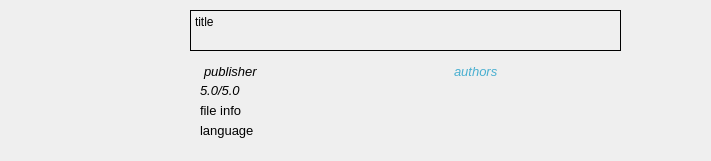
<?xml version="1.0" encoding="UTF-8"?>
<ui version="4.0">
 <class>BookInfoItem</class>
 <widget class="QWidget" name="BookInfoItem">
  <property name="geometry">
   <rect>
    <x>0</x>
    <y>0</y>
    <width>711</width>
    <height>161</height>
   </rect>
  </property>
  <property name="windowTitle">
   <string>Form</string>
  </property>
  <widget class="QWidget" name="wgt_book_item" native="true">
   <property name="geometry">
    <rect>
     <x>0</x>
     <y>0</y>
     <width>711</width>
     <height>161</height>
    </rect>
   </property>
   <widget class="QWidget" name="wgt_book_cover" native="true">
    <property name="geometry">
     <rect>
      <x>5</x>
      <y>10</y>
      <width>101</width>
      <height>141</height>
     </rect>
    </property>
    <widget class="QLabel" name="lb_book_cover">
     <property name="geometry">
      <rect>
       <x>0</x>
       <y>0</y>
       <width>100</width>
       <height>141</height>
      </rect>
     </property>
     <property name="cursor">
      <cursorShape>PointingHandCursor</cursorShape>
     </property>
     <property name="styleSheet">
      <string notr="true">#label {
	padding: 1px;
	border: 1px solid black;
}</string>
     </property>
     <property name="text">
      <string/>
     </property>
     <property name="scaledContents">
      <bool>true</bool>
     </property>
    </widget>
   </widget>
   <widget class="QWidget" name="wgt_book_main_info" native="true">
    <property name="geometry">
     <rect>
      <x>170</x>
      <y>10</y>
      <width>451</width>
      <height>91</height>
     </rect>
    </property>
    <widget class="QLabel" name="lb_book_rating_icon">
     <property name="geometry">
      <rect>
       <x>0</x>
       <y>70</y>
       <width>21</width>
       <height>21</height>
      </rect>
     </property>
     <property name="cursor">
      <cursorShape>PointingHandCursor</cursorShape>
     </property>
     <property name="styleSheet">
      <string notr="true">#lb_book_rating_icon {
	padding: 1px;
}</string>
     </property>
     <property name="text">
      <string/>
     </property>
     <property name="pixmap">
      <pixmap resource="image.qrc">:/:/res/image/rating.png</pixmap>
     </property>
     <property name="scaledContents">
      <bool>true</bool>
     </property>
    </widget>
    <widget class="QTextBrowser" name="tb_book_authors">
     <property name="geometry">
      <rect>
       <x>280</x>
       <y>50</y>
       <width>171</width>
       <height>21</height>
      </rect>
     </property>
     <property name="cursor" stdset="0">
      <cursorShape>PointingHandCursor</cursorShape>
     </property>
     <property name="styleSheet">
      <string notr="true">#tb_book_authors {
	background: rgba(0,0,0,0);
	color: #49AFD0;
}</string>
     </property>
     <property name="frameShape">
      <enum>QFrame::NoFrame</enum>
     </property>
     <property name="verticalScrollBarPolicy">
      <enum>Qt::ScrollBarAlwaysOff</enum>
     </property>
     <property name="horizontalScrollBarPolicy">
      <enum>Qt::ScrollBarAlwaysOff</enum>
     </property>
     <property name="tabChangesFocus">
      <bool>false</bool>
     </property>
     <property name="html">
      <string>&lt;!DOCTYPE HTML PUBLIC &quot;-//W3C//DTD HTML 4.0//EN&quot; &quot;http://www.w3.org/TR/REC-html40/strict.dtd&quot;&gt;
&lt;html&gt;&lt;head&gt;&lt;meta name=&quot;qrichtext&quot; content=&quot;1&quot; /&gt;&lt;meta charset=&quot;utf-8&quot; /&gt;&lt;style type=&quot;text/css&quot;&gt;
p, li { white-space: pre-wrap; }
hr { height: 1px; border-width: 0; }
li.unchecked::marker { content: &quot;\2610&quot;; }
li.checked::marker { content: &quot;\2612&quot;; }
&lt;/style&gt;&lt;/head&gt;&lt;body style=&quot; font-family:'Microsoft YaHei UI'; font-size:9pt; font-weight:400; font-style:normal;&quot;&gt;
&lt;p style=&quot; margin-top:0px; margin-bottom:0px; margin-left:0px; margin-right:0px; -qt-block-indent:0; text-indent:0px;&quot;&gt;&lt;span style=&quot; font-size:10pt; font-style:italic;&quot;&gt;authors&lt;/span&gt;&lt;/p&gt;&lt;/body&gt;&lt;/html&gt;</string>
     </property>
    </widget>
    <widget class="QTextBrowser" name="tb_book_publisher">
     <property name="geometry">
      <rect>
       <x>30</x>
       <y>50</y>
       <width>171</width>
       <height>21</height>
      </rect>
     </property>
     <property name="cursor" stdset="0">
      <cursorShape>PointingHandCursor</cursorShape>
     </property>
     <property name="styleSheet">
      <string notr="true">#tb_book_publisher {
	background: rgba(0,0,0,0);
}</string>
     </property>
     <property name="frameShape">
      <enum>QFrame::NoFrame</enum>
     </property>
     <property name="verticalScrollBarPolicy">
      <enum>Qt::ScrollBarAlwaysOff</enum>
     </property>
     <property name="horizontalScrollBarPolicy">
      <enum>Qt::ScrollBarAlwaysOff</enum>
     </property>
     <property name="tabChangesFocus">
      <bool>false</bool>
     </property>
     <property name="html">
      <string>&lt;!DOCTYPE HTML PUBLIC &quot;-//W3C//DTD HTML 4.0//EN&quot; &quot;http://www.w3.org/TR/REC-html40/strict.dtd&quot;&gt;
&lt;html&gt;&lt;head&gt;&lt;meta name=&quot;qrichtext&quot; content=&quot;1&quot; /&gt;&lt;meta charset=&quot;utf-8&quot; /&gt;&lt;style type=&quot;text/css&quot;&gt;
p, li { white-space: pre-wrap; }
hr { height: 1px; border-width: 0; }
li.unchecked::marker { content: &quot;\2610&quot;; }
li.checked::marker { content: &quot;\2612&quot;; }
&lt;/style&gt;&lt;/head&gt;&lt;body style=&quot; font-family:'Microsoft YaHei UI'; font-size:9pt; font-weight:400; font-style:normal;&quot;&gt;
&lt;p style=&quot; margin-top:0px; margin-bottom:0px; margin-left:0px; margin-right:0px; -qt-block-indent:0; text-indent:0px;&quot;&gt;&lt;span style=&quot; font-size:10pt; font-style:italic;&quot;&gt;publisher&lt;/span&gt;&lt;/p&gt;&lt;/body&gt;&lt;/html&gt;</string>
     </property>
    </widget>
    <widget class="QLabel" name="lb_book_title_icon">
     <property name="geometry">
      <rect>
       <x>1</x>
       <y>0</y>
       <width>16</width>
       <height>41</height>
      </rect>
     </property>
     <property name="text">
      <string/>
     </property>
     <property name="pixmap">
      <pixmap resource="image.qrc">:/:/res/image/title_slim.png</pixmap>
     </property>
     <property name="scaledContents">
      <bool>true</bool>
     </property>
    </widget>
    <widget class="QLabel" name="lb_book_authors_icon">
     <property name="geometry">
      <rect>
       <x>250</x>
       <y>50</y>
       <width>21</width>
       <height>21</height>
      </rect>
     </property>
     <property name="text">
      <string/>
     </property>
     <property name="pixmap">
      <pixmap resource="image.qrc">:/:/res/image/authors.png</pixmap>
     </property>
     <property name="scaledContents">
      <bool>true</bool>
     </property>
    </widget>
    <widget class="QLabel" name="lb_book_publisher_icon">
     <property name="geometry">
      <rect>
       <x>0</x>
       <y>50</y>
       <width>21</width>
       <height>21</height>
      </rect>
     </property>
     <property name="text">
      <string/>
     </property>
     <property name="pixmap">
      <pixmap resource="image.qrc">:/:/res/image/publisher.png</pixmap>
     </property>
     <property name="scaledContents">
      <bool>true</bool>
     </property>
    </widget>
    <widget class="QTextBrowser" name="tb_book_title">
     <property name="geometry">
      <rect>
       <x>20</x>
       <y>0</y>
       <width>431</width>
       <height>41</height>
      </rect>
     </property>
     <property name="styleSheet">
      <string notr="true">#tb_book_title {
	background: rgba(0,0,0,0);
	border: 1px solid black
}</string>
     </property>
     <property name="frameShape">
      <enum>QFrame::NoFrame</enum>
     </property>
     <property name="verticalScrollBarPolicy">
      <enum>Qt::ScrollBarAlwaysOff</enum>
     </property>
     <property name="horizontalScrollBarPolicy">
      <enum>Qt::ScrollBarAlwaysOff</enum>
     </property>
     <property name="tabChangesFocus">
      <bool>false</bool>
     </property>
     <property name="html">
      <string>&lt;!DOCTYPE HTML PUBLIC &quot;-//W3C//DTD HTML 4.0//EN&quot; &quot;http://www.w3.org/TR/REC-html40/strict.dtd&quot;&gt;
&lt;html&gt;&lt;head&gt;&lt;meta name=&quot;qrichtext&quot; content=&quot;1&quot; /&gt;&lt;meta charset=&quot;utf-8&quot; /&gt;&lt;style type=&quot;text/css&quot;&gt;
p, li { white-space: pre-wrap; }
hr { height: 1px; border-width: 0; }
li.unchecked::marker { content: &quot;\2610&quot;; }
li.checked::marker { content: &quot;\2612&quot;; }
&lt;/style&gt;&lt;/head&gt;&lt;body style=&quot; font-family:'Microsoft YaHei UI'; font-size:9pt; font-weight:400; font-style:normal;&quot;&gt;
&lt;p style=&quot; margin-top:0px; margin-bottom:0px; margin-left:0px; margin-right:0px; -qt-block-indent:0; text-indent:0px;&quot;&gt;title&lt;/p&gt;&lt;/body&gt;&lt;/html&gt;</string>
     </property>
    </widget>
    <widget class="QLabel" name="lb_book_ratiing">
     <property name="geometry">
      <rect>
       <x>30</x>
       <y>70</y>
       <width>91</width>
       <height>21</height>
      </rect>
     </property>
     <property name="font">
      <font>
       <pointsize>10</pointsize>
       <italic>true</italic>
       <bold>false</bold>
      </font>
     </property>
     <property name="cursor">
      <cursorShape>IBeamCursor</cursorShape>
     </property>
     <property name="styleSheet">
      <string notr="true">#lb_book_rating {
	color: #49AFD0
}</string>
     </property>
     <property name="text">
      <string>5.0/5.0</string>
     </property>
     <property name="scaledContents">
      <bool>false</bool>
     </property>
    </widget>
   </widget>
   <widget class="QWidget" name="wgt_book_sub_info" native="true">
    <property name="geometry">
     <rect>
      <x>170</x>
      <y>100</y>
      <width>451</width>
      <height>51</height>
     </rect>
    </property>
    <widget class="QLabel" name="lb_book_file_info">
     <property name="geometry">
      <rect>
       <x>30</x>
       <y>0</y>
       <width>171</width>
       <height>21</height>
      </rect>
     </property>
     <property name="font">
      <font>
       <pointsize>10</pointsize>
      </font>
     </property>
     <property name="cursor">
      <cursorShape>IBeamCursor</cursorShape>
     </property>
     <property name="text">
      <string>file info</string>
     </property>
    </widget>
    <widget class="QLabel" name="lb_book_language">
     <property name="geometry">
      <rect>
       <x>30</x>
       <y>20</y>
       <width>171</width>
       <height>21</height>
      </rect>
     </property>
     <property name="font">
      <font>
       <pointsize>10</pointsize>
      </font>
     </property>
     <property name="cursor">
      <cursorShape>IBeamCursor</cursorShape>
     </property>
     <property name="text">
      <string>language</string>
     </property>
    </widget>
    <widget class="QLabel" name="lb_book_file_info_icon">
     <property name="geometry">
      <rect>
       <x>0</x>
       <y>0</y>
       <width>21</width>
       <height>21</height>
      </rect>
     </property>
     <property name="text">
      <string/>
     </property>
     <property name="pixmap">
      <pixmap resource="image.qrc">:/:/res/image/file_info.png</pixmap>
     </property>
     <property name="scaledContents">
      <bool>true</bool>
     </property>
    </widget>
    <widget class="QLabel" name="lb_book_language_icon">
     <property name="geometry">
      <rect>
       <x>0</x>
       <y>20</y>
       <width>21</width>
       <height>21</height>
      </rect>
     </property>
     <property name="styleSheet">
      <string notr="true">#lb_book_language_icon {
	padding: 1px;
}</string>
     </property>
     <property name="text">
      <string/>
     </property>
     <property name="pixmap">
      <pixmap resource="image.qrc">:/:/res/image/language.png</pixmap>
     </property>
     <property name="scaledContents">
      <bool>true</bool>
     </property>
    </widget>
   </widget>
  </widget>
 </widget>
 <resources>
  <include location="image.qrc"/>
 </resources>
 <connections/>
</ui>
